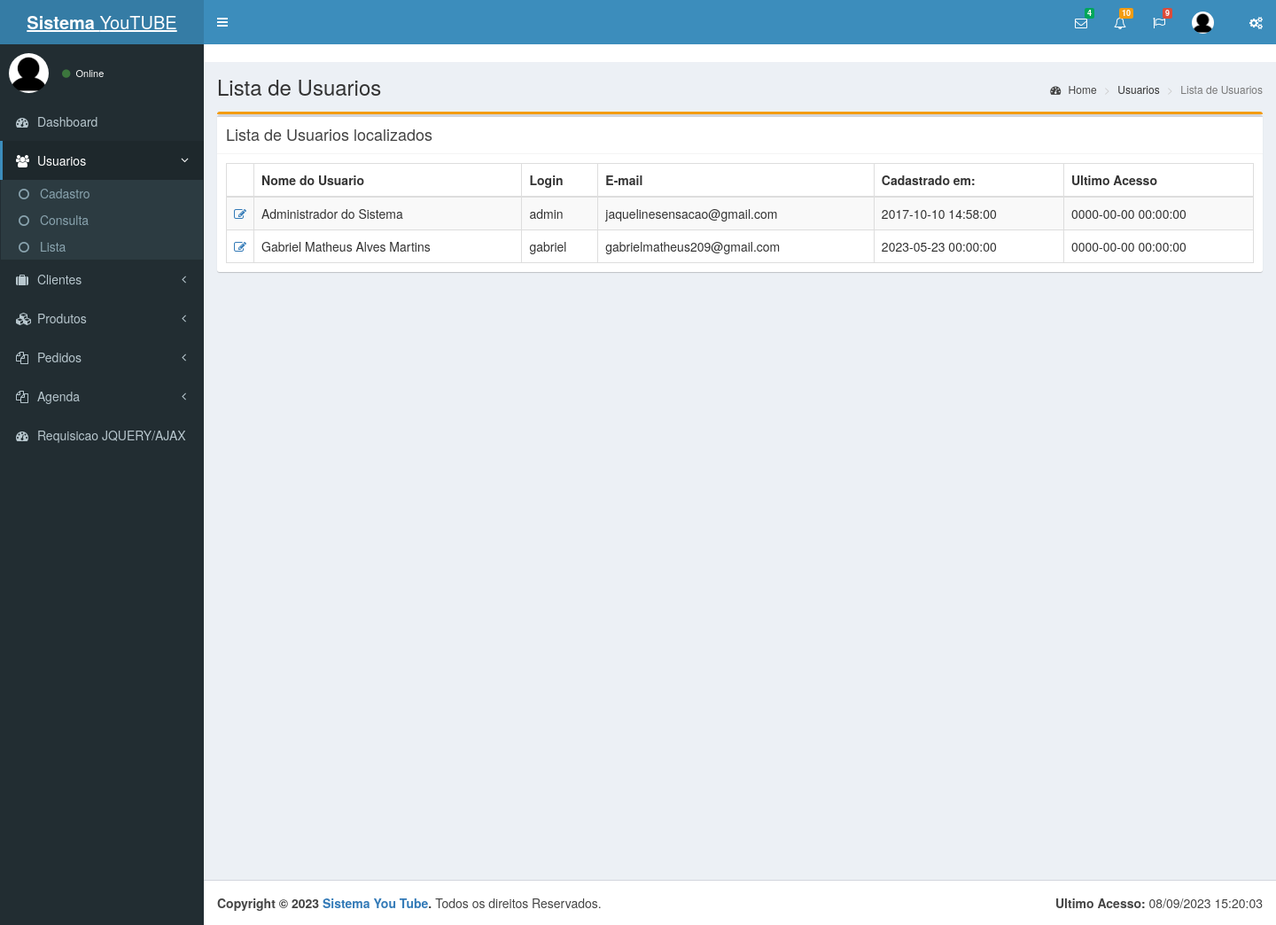
The app's page /index.php/home/listausuario with its own data.
### tables this page shows
CREATE TABLE `usuarios` (
  `id` int(11) NOT NULL,
  `nome` varchar(100) NOT NULL,
  `login` varchar(15) NOT NULL,
  `email` varchar(100) NOT NULL,
  `senha` varchar(50) NOT NULL,
  `datacadastro` datetime NOT NULL,
  `dataultimoacesso` datetime NOT NULL,
  `status` tinyint(1) NOT NULL,
  `perfilid` int(11) NOT NULL
);

### application/controllers/Home.php (called while the page is built, shortened)
<?php
class Home extends CI_Controller
{
	public function __construct()
	{
		$this->load->helper('url');
		$this->load->library('form_validation');
		$this->load->helper('form');
	}
	function listausuario()
	{
		$this->load->model('Usuario_model');
		$resultadoUsuarios = $this->Usuario_model->buscaUsuarios();
		$dados['resultadoUsuario'] = $resultadoUsuarios;
		$dados['telaativa'] = 'usuarios';
		$dados['tela'] = 'usuarios/lista_usuario';
		$this->load->view('pages/home', $dados);
	}
}

### index.php (called while the page is built, shortened)
<?php
require_once BASEPATH.'core/CodeIgniter.php';

### application/models/Usuario_model.php (called while the page is built, shortened)
<?php
class Usuario_model extends CI_Model
{
	function buscaUsuarios()
	{
		$this->db->select('*');
		$this->db->from('usuarios');
		$this->db->where('status', '1');
		$query = $this->db->get();
		if ($query->num_rows() >= 1) {
			return $query->result();
		} else {
			return false;
		}
	}
}

### application/views/pages/usuarios/lista_usuario.php (the view, shortened to what this page needs)
<link rel="stylesheet" href="<?= base_url(); ?>assets/css/bootstrap/bootstrap.min.css">
<link rel="stylesheet" href="<?= base_url(); ?>assets/datatables/dataTables.bootstrap.css">
<div class="content-wrapper">
	<section class="content-header">
		<h1>Lista de Usuarios</h1>
		<ol class="breadcrumb">
			<li><a href="#"><i class="fa fa-dashboard"></i> Home</a></li>
			<li>Usuarios</li>
			<li class="active">Lista de Usuarios</li>
		</ol>
	</section>
	<section class="content">
		<div class="row">
			<div class="col-xs-12 col-sm-12 col-lg-12">
				<div class="box box-warning">
					<div class="box">
						<div class="box-header with-border">
							<h3 class="box-title">Lista de Usuarios localizados</h3>
						</div>
						<div class="box-body">
							<table id="example1" class="table table-bordered table-striped">
								<thead>
									<tr>
										<th style="width:24px">&nbsp;</th>
										<th>Nome do Usuario</th>
										<th>Login</th>
										<th>E-mail</th>
										<th>Cadastrado em:</th>
										<th>Ultimo Acesso</th>
									</tr>
								</thead>
								<tbody>
									<?php
									if (isset($resultadoUsuario)) {
										foreach ($resultadoUsuario as $usuarios) {
									?>
											<tr>
												<td><a href="consultausuario?id=<?= $usuarios->id; ?>"><i class="fa fa-pencil-square-o"></i></a></td>
												<td><?= $usuarios->nome; ?></td>
												<td><?= $usuarios->login; ?></td>
												<td><?= $usuarios->email; ?></td>
												<td><?= $usuarios->datacadastro; ?></td>
												<td><?= $usuarios->dataultimoacesso; ?></td>
											</tr>
									<?php
										}
									}
									?>
								</tbody>
							</table>
						</div>
					</div>
				</div>
			</div>
		</div>
	</section>
</div>

### application/views/pages/home.php (shortened to what this page needs)
<?php
if (isset($tela)) {
	$tela = $tela;
} else {
	$tela = 'dashboard';
}
?>
<!DOCTYPE html>
<html>
<head>
	<link rel="stylesheet" href="<?= base_url(); ?>assetsadm/css/bootstrap/bootstrap.min.css">
	<link rel="stylesheet" href="https://cdnjs.cloudflare.com/ajax/libs/font-awesome/4.5.0/css/font-awesome.min.css">
	<link rel="stylesheet" href="https://cdnjs.cloudflare.com/ajax/libs/ionicons/2.0.1/css/ionicons.min.css">
	<link rel="stylesheet" href="<?= base_url(); ?>assetsadm/css/jvectormap/jquery-jvectormap-1.2.2.css">
	<link rel="stylesheet" href="<?= base_url(); ?>assetsadm/css/AdminLTE.min.css">
	<link rel="stylesheet" href="<?= base_url(); ?>assetsadm/css/skins/_all-skins.min.css">
</head>
<body class="hold-transition skin-blue sidebar-mini">
	<?php
	$this->load->view("templates/topbar");
	$this->load->view("templates/sidebar");
	$this->load->view("templates/configbar");
	if ($tela != '') {
		$this->load->view("pages/" . $tela);
	}
	$this->load->view('templates/footer');
	?>
</body>
</html>

### application/views/templates/topbar.php (shortened to what this page needs)
<header class="main-header">
	<a href="dashboard" class="logo">
		<span class="logo-lg"><b>Sistema </b>YouTUBE</span>
	</a>
	<nav class="navbar navbar-static-top">
		<a href="#" class="sidebar-toggle" data-toggle="offcanvas" role="button">
		</a>
		<div class="navbar-custom-menu">
			<ul class="nav navbar-nav">
				<li class="dropdown messages-menu">
					<a href="#" class="dropdown-toggle" data-toggle="dropdown">
						<i class="fa fa-envelope-o"></i>
						<span class="label label-success">4</span>
					</a>
				</li>
				<li class="dropdown notifications-menu">
					<a href="#" class="dropdown-toggle" data-toggle="dropdown">
						<i class="fa fa-bell-o"></i>
						<span class="label label-warning">10</span>
					</a>
				</li>
				<li class="dropdown tasks-menu">
					<a href="#" class="dropdown-toggle" data-toggle="dropdown">
						<i class="fa fa-flag-o"></i>
						<span class="label label-danger">9</span>
					</a>
				</li>
				<li class="dropdown user user-menu">
					<a href="#" class="dropdown-toggle" data-toggle="dropdown">
						<img src="<?= base_url(); ?>assets/img/01avatar.png" class="user-image" alt="User Image">
					</a>
				</li>
				<li>
					<a href="#" data-toggle="control-sidebar"><i class="fa fa-gears"></i></a>
				</li>
			</ul>
		</div>
	</nav>
</header>

### application/views/templates/sidebar.php (shortened to what this page needs)
<?php
$menuativo = '';
if (isset($telaativa)) {
	$menuativo = $telaativa;
}
?>
<aside class="main-sidebar">
	<section class="sidebar">
		<div class="user-panel">
			<div class="pull-left image">
				<img src="../assets/img/01avatar.png" class="img-circle" alt="User Image">
			</div>
			<div class="pull-left info">
				<a href="#"><i class="fa fa-circle text-success"></i> Online</a>
			</div>
		</div>
		<ul class="sidebar-menu">
			<li class="treeview">
				<a href="dashboard">
					<i class="fa fa-dashboard"></i> <span>Dashboard</span>
				</a>
			</li>
			<li class="<?php if ($menuativo === "usuarios") {
							echo "active";
						} ?> treeview">
				<a href="#">
					<i class="fa fa-users"></i>
					<span>Usuarios</span>
					<span class="pull-right-container">
						<i class="fa fa-angle-left pull-right"></i>
					</span>
				</a>
				<ul class="treeview-menu">
					<li><a href="cadastrausuario"><i class="fa fa-circle-o"></i> Cadastro</a></li>
					<li><a href="consultausuario"><i class="fa fa-circle-o"></i> Consulta</a></li>
					<li><a href="listausuario"><i class="fa fa-circle-o"></i> Lista</a></li>
				</ul>
			</li>
			<li class="<?php if ($menuativo === "clientes") {
							echo "active";
						} ?> treeview">
				<a href="#">
					<i class="fa fa-suitcase"></i>
					<span>Clientes</span>
					<span class="pull-right-container">
						<i class="fa fa-angle-left pull-right"></i>
					</span>
				</a>
			</li>
			<li class="<?php if ($menuativo === "produtos") {
							echo "active";
						} ?> treeview">
				<a href="#">
					<i class="fa fa-cubes"></i>
					<span>Produtos</span>
					<span class="pull-right-container">
						<i class="fa fa-angle-left pull-right"></i>
					</span>
				</a>
			</li>
			<li class="<?php if ($menuativo === "pedido") {
							echo "active";
						} ?> treeview">
				<a href="#">
					<i class="fa fa-files-o"></i>
					<span>Pedidos</span>
					<span class="pull-right-container">
						<i class="fa fa-angle-left pull-right"></i>
					</span>
				</a>
			</li>
			<li class="<?php if ($menuativo === "agenda") {
							echo "active";
						} ?> treeview">
				<a href="#">
					<i class="fa fa-files-o"></i>
					<span>Agenda</span>
					<span class="pull-right-container">
						<i class="fa fa-angle-left pull-right"></i>
					</span>
				</a>
			</li>
			<li class="treeview">
				<a href="requicaoajax">
					<i class="fa fa-dashboard"></i> <span>Requisicao JQUERY/AJAX</span>
				</a>
			</li>
		</ul>
	</section>
</aside>

### application/views/templates/footer.php
<footer class="main-footer">
	<div class="pull-right hidden-xs">
		<b>Ultimo Acesso: </b>
		<?php
		echo date('d/m/Y H:i:s');
		?>
	</div>
	<strong>Copyright &copy; <?php echo date('Y'); ?> <a href="http://almsaeedstudio.com" target="_blank">Sistema You Tube</a>.</strong> Todos os direitos Reservados.
	<br>
</footer>

### records on screen
usuarios: nome "Administrador do Sistema", login "admin", email "jaquelinesensacao@gmail.com", datacadastro "2017-10-10 14:58:00", dataultimoacesso "0000-00-00 00:00:00"
usuarios: nome "Gabriel Matheus Alves Martins", login "gabriel", email "gabrielmatheus209@gmail.com", datacadastro "2023-05-23 00:00:00", dataultimoacesso "0000-00-00 00:00:00"
